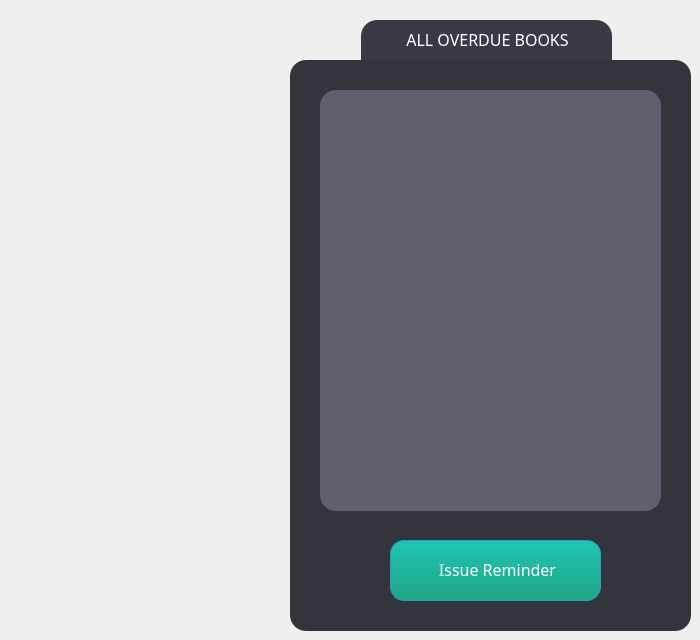
    <widget class="QWidget" name="Report">
     <attribute name="title">
      <string>Report</string>
     </attribute>
     <widget class="QFrame" name="frame_4">
      <property name="geometry">
       <rect>
        <x>290</x>
        <y>60</y>
        <width>401</width>
        <height>571</height>
       </rect>
      </property>
      <property name="styleSheet">
       <string notr="true">background-color: rgb(52, 52, 61);
border-radius: 16px;</string>
      </property>
      <property name="frameShape">
       <enum>QFrame::StyledPanel</enum>
      </property>
      <property name="frameShadow">
       <enum>QFrame::Raised</enum>
      </property>
      <widget class="QListWidget" name="listoBooks">
       <property name="geometry">
        <rect>
         <x>30</x>
         <y>30</y>
         <width>341</width>
         <height>421</height>
        </rect>
       </property>
       <property name="styleSheet">
        <string notr="true">background-color: rgb(95, 95, 112);
color: rgb(255, 255, 255);
padding-top: 5px;
padding-left: 10px;
padding-right: 10px;</string>
       </property>
      </widget>
      <widget class="QPushButton" name="btnReminder">
       <property name="geometry">
        <rect>
         <x>100</x>
         <y>480</y>
         <width>211</width>
         <height>61</height>
        </rect>
       </property>
       <property name="cursor">
        <cursorShape>OpenHandCursor</cursorShape>
       </property>
       <property name="mouseTracking">
        <bool>true</bool>
       </property>
       <property name="styleSheet">
        <string notr="true">/*background: rgba(40, 83, 107, 1);
font: 75 9pt &quot;Yu Gothic UI&quot;;
color: white;*/

/*background-color: rgb(52, 52, 61);
border-color: rgb(135, 83, 72);
border-radius:14px;
font: 8pt &quot;Nirmala UI&quot;;
color: black;*/

/*-----QPushButton-----*/
QPushButton
{
background-color: qlineargradient(spread:pad, x1:0, y1:1, x2:0, y2:0, stop:0.0995025 rgba(31, 168, 136, 255), stop:1 rgba(32, 197, 180, 255));
color: rgb(255, 255, 255);
font: 8pt &quot;Century Gothic&quot;;
min-width: 80px;
border-style: solid;
border-width: 1px;
border-radius: 14px;
border-color: rgb(38, 156, 200);
padding: 5px;}

QPushButton::flat
{
background-color: transparent;
border: none;
color: #fff;}

QPushButton::disabled
{
background-color: rgb(131, 165, 174);
color: black;
border-color: black;}

QPushButton::hover
{
background-color: qlineargradient(spread:pad, x1:0, y1:1, x2:0, y2:0, stop:0.0995025 rgba(38, 208, 171, 255), stop:1 rgba(36, 222, 206, 255));
border: 1px solid rgb(41, 170, 182);}</string>
       </property>
       <property name="text">
        <string/>
       </property>
      </widget>
     </widget>
     <widget class="QFrame" name="addBookTabFrame_4">
      <property name="geometry">
       <rect>
        <x>361</x>
        <y>20</y>
        <width>251</width>
        <height>61</height>
       </rect>
      </property>
      <property name="styleSheet">
       <string notr="true">background-color: rgb(58, 58, 68);
border-radius: 16px;</string>
      </property>
      <property name="frameShape">
       <enum>QFrame::StyledPanel</enum>
      </property>
      <property name="frameShadow">
       <enum>QFrame::Raised</enum>
      </property>
      <widget class="QLabel" name="addBookTtle_6">
       <property name="geometry">
        <rect>
         <x>11</x>
         <y>9</y>
         <width>231</width>
         <height>21</height>
        </rect>
       </property>
       <property name="font">
        <font>
         <family>Century Gothic</family>
         <pointsize>12</pointsize>
         <weight>9</weight>
         <italic>false</italic>
         <bold>false</bold>
        </font>
       </property>
       <property name="styleSheet">
        <string notr="true">color: rgb(255, 255, 255);
font: 75 12pt &quot;Century Gothic&quot;;</string>
       </property>
       <property name="text">
        <string>ALL OVERDUE BOOKS</string>
       </property>
       <property name="alignment">
        <set>Qt::AlignCenter</set>
       </property>
      </widget>
     </widget>
     <widget class="QLabel" name="label_48">
      <property name="geometry">
       <rect>
        <x>437</x>
        <y>559</y>
        <width>121</width>
        <height>21</height>
       </rect>
      </property>
      <property name="font">
       <font>
        <family>Century Gothic</family>
        <pointsize>12</pointsize>
        <weight>9</weight>
        <italic>false</italic>
        <bold>false</bold>
       </font>
      </property>
      <property name="styleSheet">
       <string notr="true">color:white;
font: 75 12pt &quot;Century Gothic&quot;;</string>
      </property>
      <property name="text">
       <string>Issue Reminder</string>
      </property>
      <property name="alignment">
       <set>Qt::AlignCenter</set>
      </property>
     </widget>
     <zorder>addBookTabFrame_4</zorder>
     <zorder>frame_4</zorder>
     <zorder>label_48</zorder>
    </widget>
